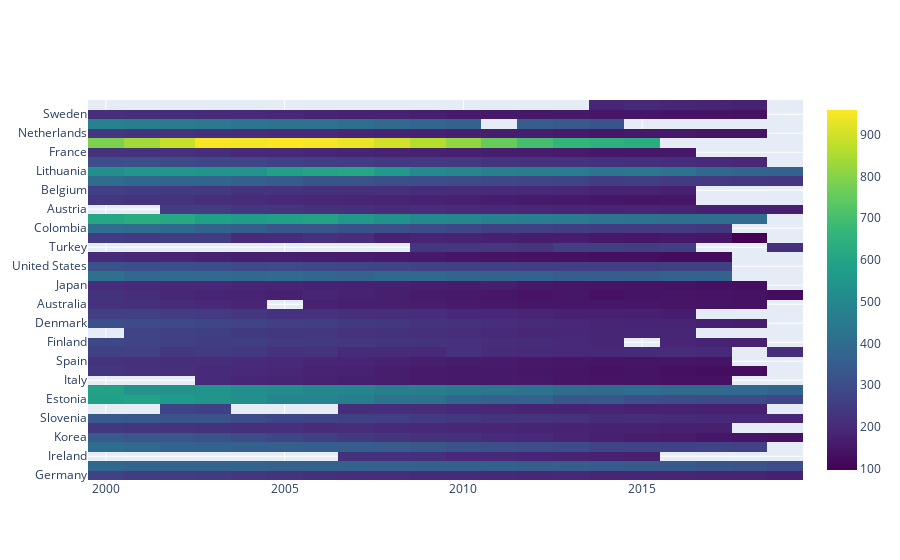

Here is the notebook cell this chart was saved with:
### Code cell
dataframe=pd.read_csv('Mortality.csv')
Deaths=dataframe[dataframe['Measure']=="Deaths per 100 000 population (standardised rates)"]['Value']
Year=dataframe[dataframe['Measure']=="Deaths per 100 000 population (standardised rates)"]['Year']
Country=dataframe[dataframe['Measure']=="Deaths per 100 000 population (standardised rates)"]['Country']
fig = go.Figure(data=go.Heatmap(
                   z=Deaths,
                   x=Year,
                   y=Country,
                   hoverongaps = True, colorscale='Viridis'))
fig

### Figure 1 — Plotly figure (JSON) as saved in the notebook; plotly's stock layout.template omitted (floating-point values rounded to 4 significant figures; data arrays with more than 128 entries replaced by an {"elided": "..."} marker saying what was removed)
{"data": [{"colorscale": [[0, "#440154"], [0.1111, "#482878"], [0.2222, "#3e4989"], [0.3333, "#31688e"], [0.4444, "#26828e"], [0.5556, "#1f9e89"], [0.6667, "#35b779"], [0.7778, "#6ece58"], [0.8889, "#b5de2b"], [1, "#fde725"]], "hoverongaps": true, "type": "heatmap", "x": {"elided": "2094 int values"}, "y": {"elided": "2094 str values"}, "z": {"elided": "2094 int values"}}], "layout": {}}
